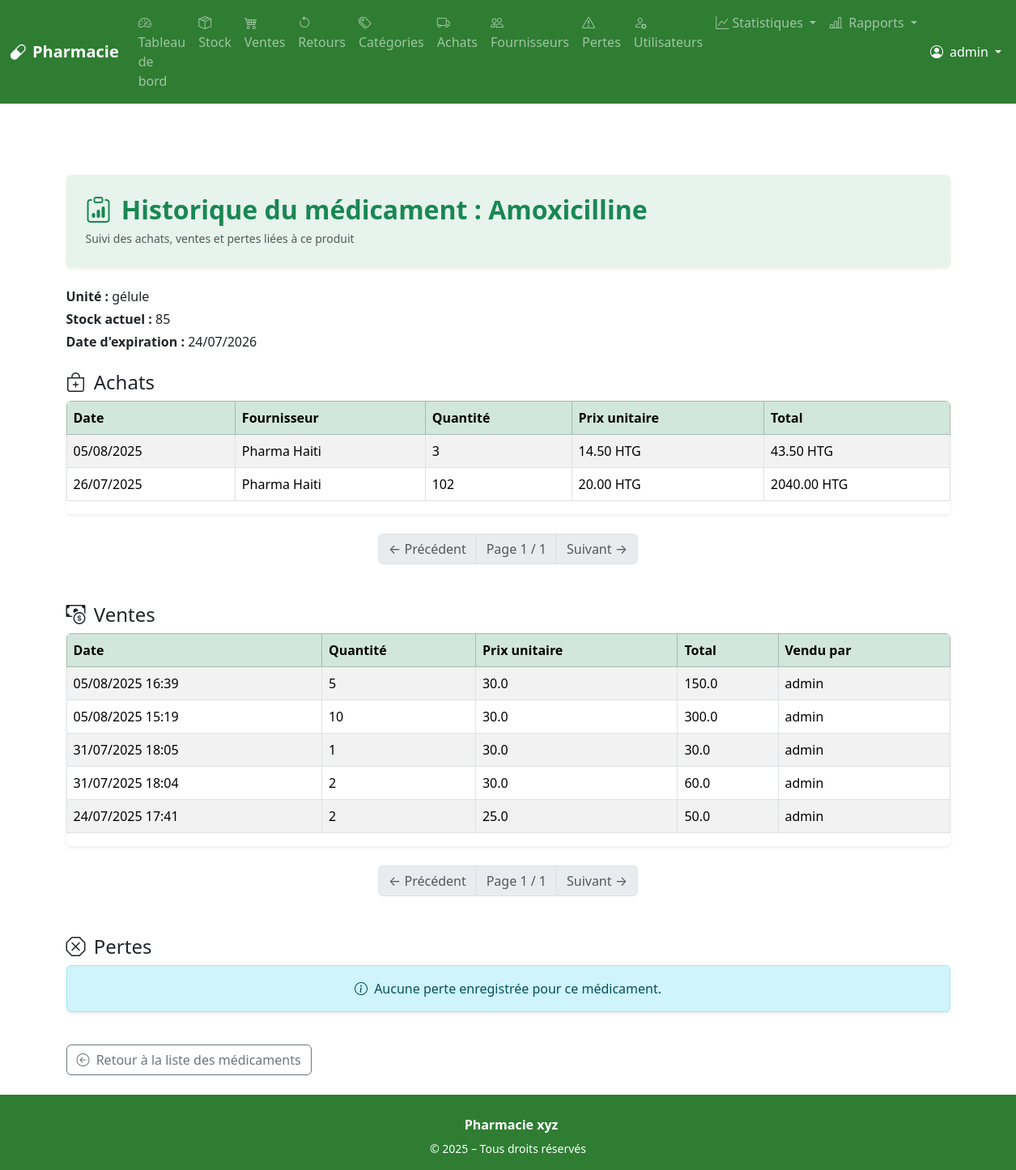
Page /drugs/drug/1/history (signed in) on the earlier database version.
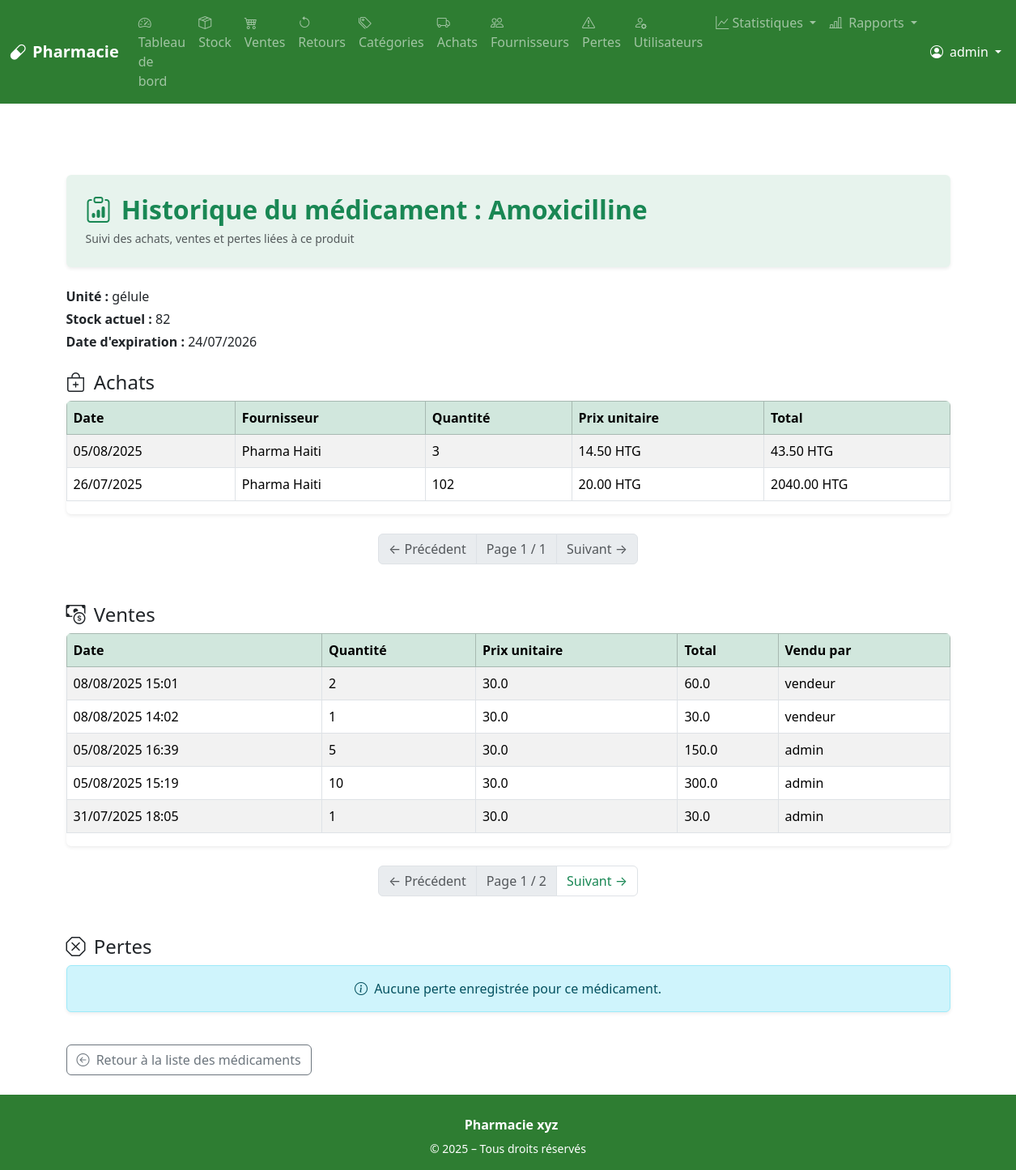
Same page on the later database version.
### app/models.py (models this page shows, shortened)
class PurchaseItem(db.Model):
    id = db.Column(db.Integer, primary_key=True)
    purchase_id = db.Column(db.Integer, db.ForeignKey('purchase.id'), nullable=False)
    drug_id = db.Column(db.Integer, db.ForeignKey('drug.id'), nullable=False)
    quantity = db.Column(db.Integer, nullable=False)
    unit_price = db.Column(db.Float, nullable=False)
    purchase = db.relationship('Purchase', back_populates='items')
    drug = db.relationship('Drug', back_populates='purchase_items')
    @property
    def total_price(self):
        return self.quantity * self.unit_price

class SaleItem(db.Model):
    id = db.Column(db.Integer, primary_key=True)
    sale_id = db.Column(db.Integer, db.ForeignKey('sale.id'), nullable=False)
    drug_id = db.Column(db.Integer, db.ForeignKey('drug.id'), nullable=False)
    quantity = db.Column(db.Integer, nullable=False)
    unit_price = db.Column(db.Float, nullable=False)
    sale = db.relationship('Sale', back_populates='items')
    drug = db.relationship('Drug')
    @property
    def total_price(self):
        return self.quantity * self.unit_price
    @property
    def net_quantity_sold(self):
        returned_qty = sum(r.quantity for r in self.returns)
        return self.quantity - returned_qty

class Purchase(db.Model):
    id = db.Column(db.Integer, primary_key=True)
    supplier_id = db.Column(db.Integer, db.ForeignKey('supplier.id'), nullable=False)
    purchase_date = db.Column(db.DateTime, default=datetime.utcnow)
    commentaire = db.Column(db.Text, nullable=True)
    supplier = db.relationship('Supplier', back_populates='purchases')
    items = db.relationship('PurchaseItem', back_populates='purchase', cascade='all, delete-orphan')

class Supplier(db.Model):
    id = db.Column(db.Integer, primary_key=True)
    name = db.Column(db.String(100), nullable=False)
    contact = db.Column(db.String(15))
    address = db.Column(db.Text)
    purchases = db.relationship('Purchase', back_populates='supplier')

class Sale(db.Model):
    id = db.Column(db.Integer, primary_key=True)
    user_id = db.Column(db.Integer, db.ForeignKey('user.id'))
    date = db.Column(db.DateTime, default=datetime.utcnow)
    user = db.relationship('User', back_populates='sales')
    items = db.relationship('SaleItem', back_populates='sale', cascade='all, delete-orphan')

class User(UserMixin, db.Model):
    id = db.Column(db.Integer, primary_key=True)
    username = db.Column(db.String(80), unique=True, nullable=False)
    password = db.Column(db.String(200), nullable=False)
    role = db.Column(db.String(20), nullable=False)  # admin, pharmacien, vendeur...
    is_active = db.Column(db.Boolean, default=True)
    last_login = db.Column(db.DateTime, nullable=True)
    sales = db.relationship('Sale', back_populates='user')

### app/routes/drug.py (the view)
@bp.route('/drug/<int:drug_id>/history')
@login_required
@admin_required
def drug_history(drug_id):
    drug = Drug.query.options(
        joinedload(Drug.purchase_items).joinedload(PurchaseItem.purchase),
        joinedload(Drug.sales).joinedload(SaleItem.sale),
        joinedload(Drug.losses)
    ).get_or_404(drug_id)
    page_purchases = request.args.get('page_purchases', 1, type=int)
    page_sales = request.args.get('page_sales', 1, type=int)
    page_losses = request.args.get('page_losses', 1, type=int)
    per_page = 5  # nombre d’éléments par page
    all_purchases = sorted(
        drug.purchase_items,
        key=lambda x: x.purchase.purchase_date,
        reverse=True
    )
    total_purchases = len(all_purchases)
    purchases = all_purchases[(page_purchases - 1) * per_page: page_purchases * per_page]
    all_sales = sorted(
        drug.sales,
        key=lambda x: x.sale.date if x.sale else datetime.min,
        reverse=True
    )
    total_sales = len(all_sales)
    sales = all_sales[(page_sales - 1) * per_page: page_sales * per_page]
    all_losses = sorted(
        drug.losses,
        key=lambda x: x.date,
        reverse=True
    )
    total_losses = len(all_losses)
    losses = all_losses[(page_losses - 1) * per_page: page_losses * per_page]
    def pagination_dict(current_page, total_items):
        total_pages = ceil(total_items / per_page)
        return {
            'page': current_page,
            'pages': total_pages,
            'total': total_items,
            'has_prev': current_page > 1,
            'has_next': current_page < total_pages,
            'prev_num': current_page - 1,
            'next_num': current_page + 1,
        }
    return render_template(
        'drugs/history.html',
        drug=drug,
        purchases=purchases,
        sales=sales,
        losses=losses,
        pagination_purchases=pagination_dict(page_purchases, total_purchases),
        pagination_sales=pagination_dict(page_sales, total_sales),
        pagination_losses=pagination_dict(page_losses, total_losses)
    )

### app/models.py (called while the page is built)
    def current_stock(self):
        purchased = sum(item.quantity for item in self.purchase_items)
        sold = sum(s.net_quantity_sold for s in self.sales)
        lost = sum(l.quantity for l in self.losses)
        return purchased - sold - lost

### app/routes/auth.py (called while the page is built)
@login_manager.user_loader
def load_user(user_id):
    return User.query.get(int(user_id))

### app/templates/drugs/history.html (shortened to what the changed rows need)
{% extends 'base.html' %}
{% block content %}
<div class="container mt-5">
  <div class="bg-success bg-opacity-10 p-4 rounded shadow-sm mb-4">
    <h2 class="text-success fw-bold mb-1">
      <i class="bi bi-clipboard-data me-1"></i> Historique du médicament : {{ drug.name }}
    </h2>
  </div>
  <div class="mb-4">
    <p class="mb-1"><strong>Unité :</strong> {{ drug.unit }}</p>
    <p class="mb-1"><strong>Stock actuel :</strong> {{ drug.current_stock() }}</p>
    <p class="mb-1"><strong>Date d'expiration :</strong> {{ drug.expiration_date.strftime('%d/%m/%Y') }}</p>
  </div>
  {% if purchases %}
    <div class="table-responsive shadow-sm rounded">
      <table class="table table-striped table-bordered align-middle">
        <thead class="table-success">
          <tr>
            <th>Date</th>
            <th>Fournisseur</th>
            <th>Quantité</th>
            <th>Prix unitaire</th>
            <th>Total</th>
          </tr>
        </thead>
        <tbody>
          {% for item in purchases %}
          <tr>
            <td>{{ item.purchase.purchase_date.strftime('%d/%m/%Y') }}</td>
            <td>{{ item.purchase.supplier.name }}</td>
            <td>{{ item.quantity }}</td>
            <td>{{ "%.2f"|format(item.unit_price) }} HTG</td>
            <td>{{ "%.2f"|format(item.total_price) }} HTG</td>
          </tr>
          {% endfor %}
        </tbody>
      </table>
    </div>
  {% else %}
    <div class="alert alert-info text-center shadow-sm mt-2">
      <i class="bi bi-info-circle me-1"></i> Aucun achat enregistré pour ce médicament.
    </div>
  {% endif %}
  {% if sales %}
    <div class="table-responsive shadow-sm rounded">
      <table class="table table-striped table-bordered align-middle">
        <thead class="table-success">
          <tr>
            <th>Date</th>
            <th>Quantité</th>
            <th>Prix unitaire</th>
            <th>Total</th>
            <th>Vendu par</th>
          </tr>
        </thead>
        <tbody>
          {% for sale in sales %}
          <tr>
            <td>{{ sale.sale.date.strftime('%d/%m/%Y %H:%M') }}</td>
            <td>{{ sale.quantity }}</td>
            <td>{{ sale.unit_price }}</td>
            <td>{{ sale.total_price }}</td>
            <td>{{ sale.sale.user.username }}</td>
          </tr>
          {% endfor %}
        </tbody>
      </table>
    </div>
<nav class="mt-4" id="sales-pagination">
  <ul class="pagination justify-content-center">
    {% if pagination_sales.page > 1 %}
    <li class="page-item">
      <a class="page-link text-success"
        href="{{ url_for('drug.drug_history', drug_id=drug.id, page_sales=pagination_sales.page - 1) }}#sales-section">
         ← Précédent
      </a>
    </li>
    {% else %}
    <li class="page-item disabled">
      <span class="page-link">← Précédent</span>
    </li>
    {% endif %}
    <li class="page-item disabled">
      <span class="page-link">Page {{ pagination_sales.page }} / {{ pagination_sales.pages }}</span>
    </li>
    {% if pagination_sales.page < pagination_sales.pages %}
    <li class="page-item">
      <a class="page-link text-success"
        href="{{ url_for('drug.drug_history', drug_id=drug.id, page_sales=pagination_sales.page + 1) }}#sales-section">
         Suivant →
      </a>
    </li>
    {% else %}
    <li class="page-item disabled">
      <span class="page-link">Suivant →</span>
    </li>
    {% endif %}
  </ul>
</nav>
  {% else %}
    <div class="alert alert-info text-center shadow-sm mt-2">
      <i class="bi bi-info-circle me-1"></i> Aucune vente enregistrée pour ce médicament.
    </div>
  {% endif %}
</div>
{% endblock %}

Differences in the rows shown:
no longer on this page (row unchanged): SaleItem: sale "31/07/2025 18:04", quantity "2", unit_price "30.0", total_price "60.0", sale.user.username "admin"
no longer on this page (row unchanged): SaleItem: sale "24/07/2025 17:41", quantity "2", unit_price "25.0", total_price "50.0", sale.user.username "admin"
computed for PurchaseItem (number 1 of 2 on the later page): current_stock "85" → "82"
added SaleItem: sale "08/08/2025 15:01", quantity "2", unit_price "30.0", total_price "60.0", sale.user.username "vendeur"
added SaleItem: sale "08/08/2025 14:02", quantity "1", unit_price "30.0", total_price "30.0", sale.user.username "vendeur"
Other differences:
{{ pagination_sales.pages }}: "1" → "2"
